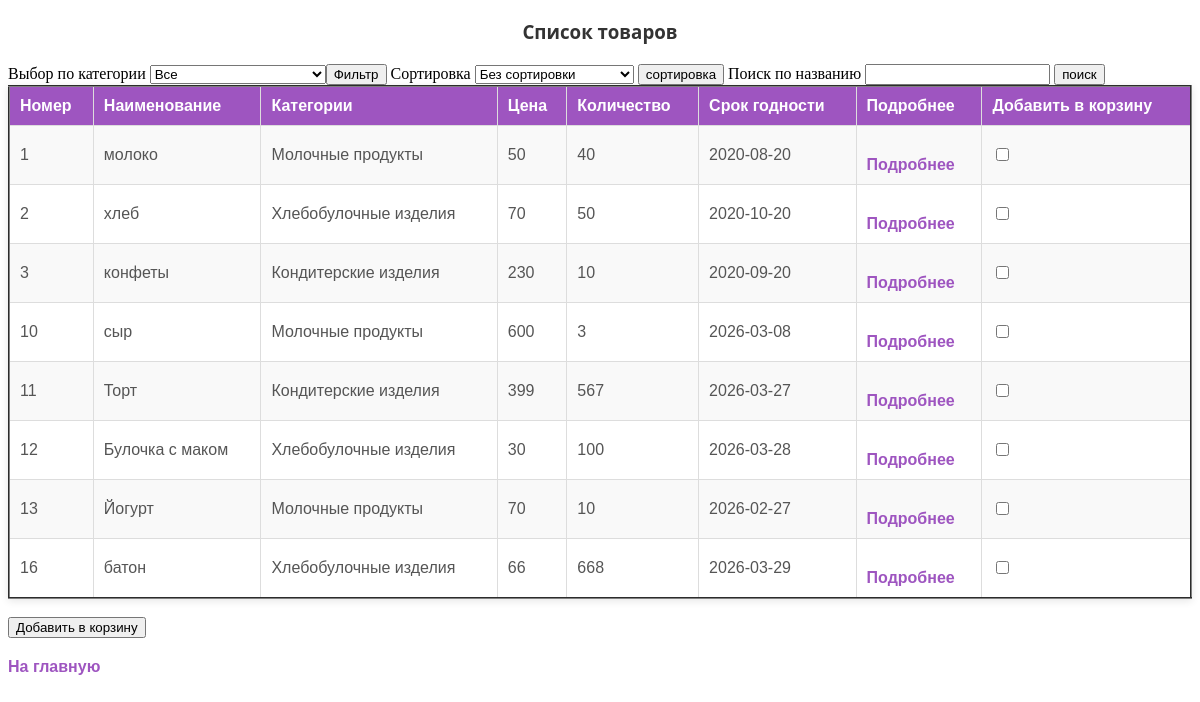
Page /thmyhcr-m1/table_tovars.php on the committed database.
### tables this page shows
CREATE TABLE `tovars` (
  `id` int NOT NULL,
  `name` varchar(100) NOT NULL,
  `cena` float NOT NULL,
  `kol` int NOT NULL,
  `srok` date NOT NULL,
  `id_cat` int NOT NULL
);

CREATE TABLE `categories` (
  `id_cat` int NOT NULL,
  `category` varchar(60) NOT NULL
);

### thmyhcr-m1/func.php (the view, shortened to what this page needs)
<?php
function show_tovars (){
    include "bdconnect.php";
    $sql = "SELECT id, name, category, cena, kol, srok FROM tovars, categories WHERE tovars.id_cat=categories.id_cat";
    $result=mysqli_query($link, $sql) or die ("Query failed");
    $str="";
    while ($row=mysqli_fetch_array($result)){
        $str=$str."<tr>
        <td>".$row["id"]."</td>
        <td>".$row["name"]."</td>
        <td>".$row["category"]."</td>
        <td>".$row["cena"]."</td>
        <td>".$row["kol"]."</td>
        <td>".$row["srok"]."</td>
        <td><a href='tovar.php?id=" .$row["id"]."'>Подробнее</a></td>
        <td><input type='checkbox' name='id[]' value='".$row["id"]."'></td>
        </tr>";
    };
echo $str;
}
?>

### thmyhcr-m1/table_tovars.php (style rules this page uses)
table td { padding: 10px; border: 1px solid #ddd; color: #555; }
table tr:nth-child(even) { background-color: #f9f9f9; }
a { display: inline-block; margin-top: 20px; font-family: Arial, sans-serif; color:rgb(158, 85, 192); text-decoration: none; font-weight: bold; }

### rows in the picture
tovars: id "1", name "молоко", cena "50", kol "40", srok "2020-08-20"
categories: category "Молочные продукты Молочные продукты Молочные продукты"
tovars: id "2", name "хлеб", cena "70", kol "50", srok "2020-10-20"
categories: category "Хлебобулочные изделия Хлебобулочные изделия Хлебобулочные изделия"
tovars: id "3", name "конфеты", cena "230", kol "10", srok "2020-09-20"
categories: category "Кондитерские изделия Кондитерские изделия"
tovars: id "10", name "сыр", cena "600", kol "3", srok "2026-03-08"
tovars: id "11", name "Торт", cena "399", kol "567", srok "2026-03-27"
tovars: id "12", name "Булочка с маком", cena "30", kol "100", srok "2026-03-28"
tovars: id "13", name "Йогурт", cena "70", kol "10", srok "2026-02-27"
tovars: id "16", name "батон", cena "66", kol "668", srok "2026-03-29"
